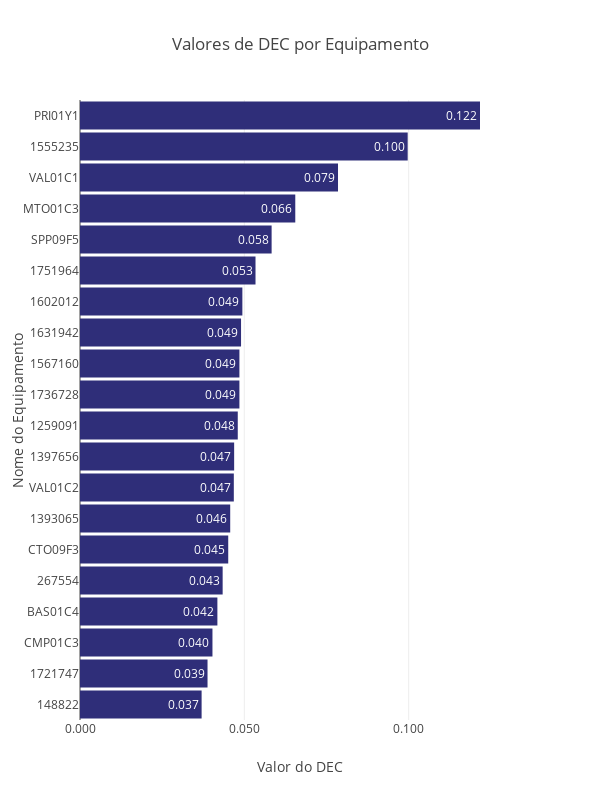

Source (notebook cell):
### Code cell
df_equipamentos = df_equipamentos.head(20).sort_values(by='DEC',ascending=True)
df_equipamentos['EQUIPAMENTO'] = df_equipamentos['EQUIPAMENTO'].astype(str)

# Garanta que a coluna 'EQUIPAMENTO' seja tratada como uma categoria
df_equipamentos['EQUIPAMENTO'] = pd.Categorical(df_equipamentos['EQUIPAMENTO'], categories=df_equipamentos['EQUIPAMENTO'].unique())

# Encontre o valor máximo de DEC
max_dec = df_equipamentos['DEC'].max()

# Crie o gráfico de barras horizontais com rótulos de dados
fig = px.bar(df_equipamentos.tail(20), x='DEC', y='EQUIPAMENTO', 
             title='Valores de DEC por Equipamento',
             labels={'EQUIPAMENTO': 'Nome do Equipamento', 'DEC': 'Valor do DEC'},
             text='DEC',  # Adiciona os rótulos de dados
             color_discrete_sequence=['#2F2E79'],  # Define uma cor uniforme para todas as barras
             orientation='h')  # Define a orientação horizontal das barras

# Ajuste o layout do gráfico
fig.update_layout(
    xaxis_title='Valor do DEC',
    yaxis_title='Nome do Equipamento',
    xaxis=dict(range=[0, max_dec * 1.1]),  # Define o intervalo do eixo x
    yaxis_type='category',  # Força o eixo y a ser categórico
    xaxis_tickformat='.3f',  # Formato dos rótulos do eixo x
    bargap=0.1,  # Diminui a largura das barras (ajuste conforme necessário)
    height=800,  # Aumenta a altura do gráfico para melhor visualização
    width=600  # Aumenta a largura do gráfico para melhor visualização
)

# Ajuste a aparência dos rótulos de dados
fig.update_traces(
    texttemplate='%{text:.3f}',  # Ajusta a precisão dos rótulos
    textposition='inside',  # Coloca os rótulos dentro das barras
    textfont=dict(color='white', size=12),  # Define a cor dos rótulos como branca e aumenta o tamanho da fonte
    textangle=0  # Define a rotação dos rótulos para horizontal
)

fig.show()

### Figure 1 — Plotly figure (JSON) as saved in the notebook; plotly's stock layout.template omitted (floating-point values rounded to 4 significant figures)
{"data": [{"alignmentgroup": "True", "hovertemplate": "Valor do DEC=%{text}<br>Nome do Equipamento=%{y}<extra></extra>", "legendgroup": "", "marker": {"color": "#2F2E79", "pattern": {"shape": ""}}, "name": "", "offsetgroup": "", "orientation": "h", "showlegend": false, "text": [0.037, 0.0388, 0.0403, 0.0418, 0.0434, 0.0451, 0.0457, 0.0468, 0.0469, 0.048, 0.0485, 0.0485, 0.049, 0.0494, 0.0534, 0.0583, 0.0655, 0.0785, 0.0997, 0.1217], "textangle": 0, "textfont": {"color": "white", "size": 12}, "textposition": "inside", "texttemplate": "%{text:.3f}", "type": "bar", "x": [0.037, 0.0388, 0.0403, 0.0418, 0.0434, 0.0451, 0.0457, 0.0468, 0.0469, 0.048, 0.0485, 0.0485, 0.049, 0.0494, 0.0534, 0.0583, 0.0655, 0.0785, 0.0997, 0.1217], "xaxis": "x", "y": ["148822", "1721747", "CMP01C3", "BAS01C4", "267554", "CTO09F3", "1393065", "VAL01C2", "1397656", "1259091", "1736728", "1567160", "1631942", "1602012", "1751964", "SPP09F5", "MTO01C3", "VAL01C1", "1555235", "PRI01Y1"], "yaxis": "y"}], "layout": {"bargap": 0.1, "barmode": "relative", "height": 800, "legend": {"tracegroupgap": 0}, "title": {"text": "Valores de DEC por Equipamento"}, "width": 600, "xaxis": {"anchor": "y", "domain": [0, 1], "range": [0, 0.1339], "tickformat": ".3f", "title": {"text": "Valor do DEC"}}, "yaxis": {"anchor": "x", "domain": [0, 1], "title": {"text": "Nome do Equipamento"}, "type": "category"}}}
